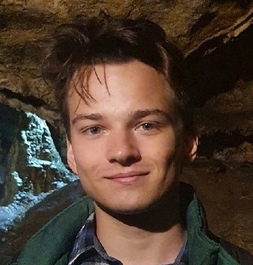
#> input picture me.jpg, 253 x 265 px
$ python canny_edges.py me.jpg out.png
#> lines starting #> are read from the running program, lines starting #| are printed output that depends on the picture
import cv2
import sys

input_path = sys.argv[1]
output_path = sys.argv[2]

img = cv2.imread(input_path, cv2.IMREAD_GRAYSCALE)
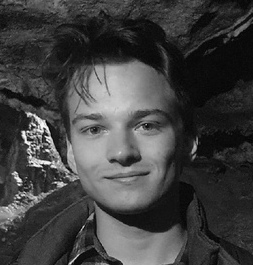
#> img: shape (265, 253); min 1, max 251, mean 64.6
edges = cv2.Canny(img, 100, 200)
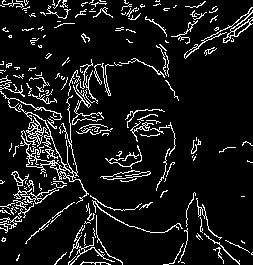
#> edges: shape (265, 253); 9.2% white in thin lines or dots

cv2.imwrite(output_path, edges)
